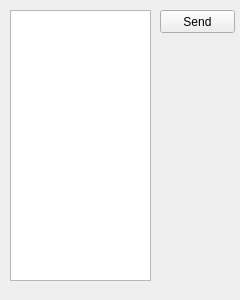
<?xml version="1.0" encoding="UTF-8"?>
<ui version="4.0">
 <class>adminWindow</class>
 <widget class="QWidget" name="adminWindow">
  <property name="geometry">
   <rect>
    <x>0</x>
    <y>0</y>
    <width>240</width>
    <height>300</height>
   </rect>
  </property>
  <property name="windowTitle">
   <string>Admin Window</string>
  </property>
  <widget class="QTextEdit" name="textBox">
   <property name="geometry">
    <rect>
     <x>10</x>
     <y>10</y>
     <width>141</width>
     <height>271</height>
    </rect>
   </property>
  </widget>
  <widget class="QPushButton" name="sendButton">
   <property name="geometry">
    <rect>
     <x>160</x>
     <y>10</y>
     <width>75</width>
     <height>23</height>
    </rect>
   </property>
   <property name="text">
    <string>Send</string>
   </property>
  </widget>
 </widget>
 <resources/>
 <connections/>
</ui>
